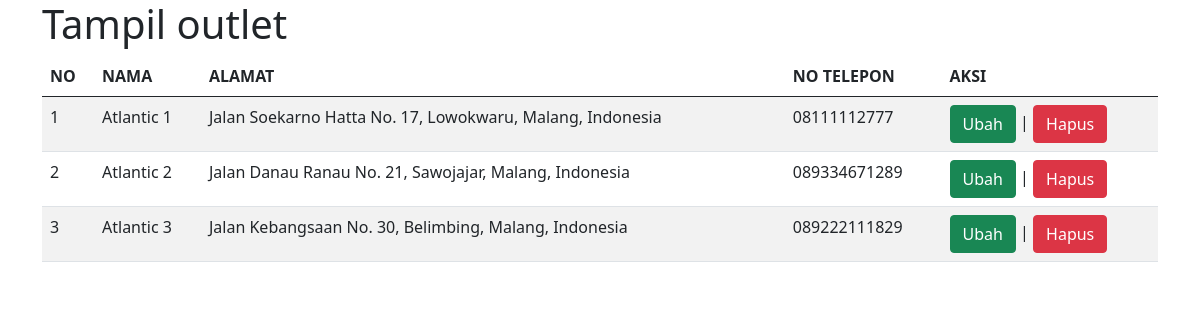
Screenshot of /admin/tampil_outlet.php with the database file from the repository.
### tables this page shows
CREATE TABLE `outlet` (
  `id_outlet` int(11) NOT NULL,
  `nama_outlet` varchar(100) NOT NULL,
  `alamat` text NOT NULL,
  `tlp` varchar(15) NOT NULL
);

### admin/tampil_outlet.php (the view, shortened to what this page needs)
<!DOCTYPE html>
<html lang="en">
<head>
  <link href="https://cdn.jsdelivr.net/npm/bootstrap@5.0.2/dist/css/bootstrap.min.css" rel="stylesheet">
</head>
<body>
  <div class="container">
    <h1>Tampil outlet</h1>
    <table class="table table-hover table-striped">
      <thead>
        <tr>
          <th>NO</th>
          <th>NAMA</th>
          <th>ALAMAT</th>
          <th>NO TELEPON</th>
          <th>AKSI</th>
        </tr>
      </thead>
      <tbody>
        <?php
        include "../connect.php";
        $qry_outlet = mysqli_query($conn, "select * from outlet");
        $no = 0;
        while ($data_outlet = mysqli_fetch_array($qry_outlet)) {
          $no++; ?>
          <tr>
            <td><?= $no ?></td>
            <td><?= $data_outlet['nama_outlet'] ?></td>
            <td><?= $data_outlet['alamat'] ?></td>
            <td><?= $data_outlet['tlp'] ?></td>
            <td>
              <a href="./ubah_outlet.php?id_outlet=<?= $data_outlet['id_outlet'] ?>" class="btn btn-success">Ubah</a> |
              <a href="hapus_outlet.php?id_outlet=<?= $data_outlet['id_outlet'] ?>" onclick="return confirm('Apakah anda yakin menghapus data ini?')" class="btn btn-danger">Hapus</a>
            </td>
          </tr>
        <?php
        }
        ?>
      </tbody>
    </table>
  </div>
</body>
</html>

### rows the page displays
outlet: nama_outlet "Atlantic 1", alamat "Jalan Soekarno Hatta No. 17, Lowokwaru, Malang, Indonesia", tlp "08111112777"
outlet: nama_outlet "Atlantic 2", alamat "Jalan Danau Ranau No. 21, Sawojajar, Malang, Indonesia", tlp "089334671289"
outlet: nama_outlet "Atlantic 3", alamat "Jalan Kebangsaan No. 30, Belimbing, Malang, Indonesia", tlp "089222111829"
